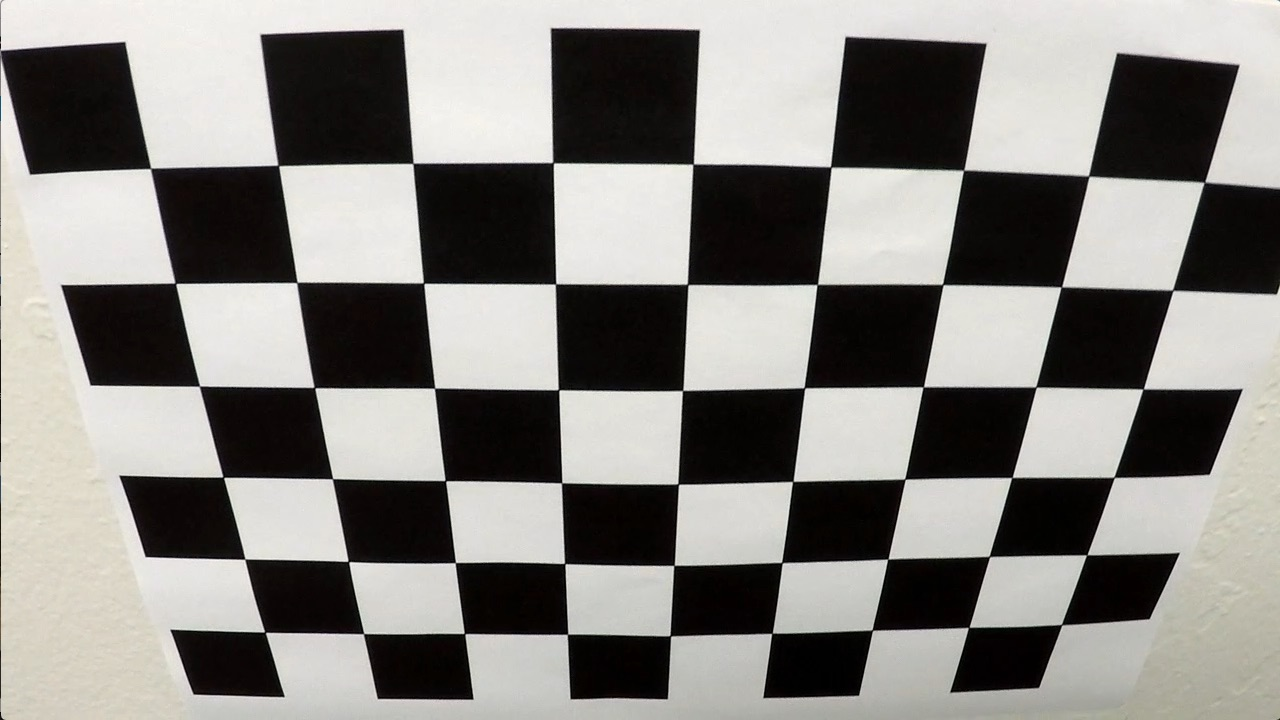
#> input picture repo/camera_cal/calibration2.jpg, 1280 x 720 px; the run also reads 2 pictures not shown here
$ jupyter execute --allow-errors main.ipynb   (shell and % lines are left out)   (older library calls are emulated)
#> lines starting #> are read from the running program, lines starting #| are printed output that depends on the picture; after the words box and inside, x2 and y2 are one past the last pixel; in counts of white or black regions, pixels touching at a corner belong together
### 0.import useful packages

[cell 1]
import numpy as np
import cv2
import glob     # for reading files with same names
import pickle   # save the distortion matrix
import matplotlib.pyplot as plt
import time

### 1. Camera Calibration
    1. convert to gray image cv2.cvtColor(img, cv2.COLOR_BGR2GRAY)  (or RGB if using imread)
    2. ret, corners = cv2.findChessboardCorners(gray, (nx,ny), None)
    3. cv2.calibrateCamera(objpoints, imgpoints, gray.shape[::-1], None, None]) returns ret, mtx, dist, rvecs, tvecs
    4. undst = cv2.undistort(img, mtx, dist, None, mtx)

[cell 2]
# define the mapping points
x = 9
y = 6
objp = np.zeros((x*y,3), np.float32)  # 9*6 points in 3D
objp[:,:2] = np.mgrid[0:9, 0:6].T.reshape(-1, 2)  # however the z value is 0
objpoints = [] # 3d points in real world
imgpoints = [] # 2d points in image plane.

[cell 3]
# test one image first  -- and find the imagesize
img = cv2.imread("./repo/camera_cal/calibration2.jpg")
#> img is the input picture: shape (720, 1280, 3); mean B, G, R 128.5, 132.4, 134.4
gray = cv2.cvtColor(img, cv2.COLOR_BGR2GRAY)
ret, corners = cv2.findChessboardCorners(gray,(x,y))
#> ret = True; corners = 54 rows, first 8: [150.6, 168.4], [278.3, 165.4], [412.9, 163.5], [553, 162.6], [693.2, 164.2], [830.6, 166.9], [963.5, 170.4], [1088.6, 176.1]


image_size = (img.shape[1], img.shape[0])     # this parameter is reusable later all the time since same camera should have same resolution


if ret == True:
#     objpoints.append(objp)
#     imgpoints.append(corners)
    cv2.drawChessboardCorners(img, (x,y), corners, ret)
#> img: shape (720, 1280, 3); 3.76% of pixels changed, all inside (x1, y1, x2, y2) = (145, 157, 1211, 643)
    plt.figure(figsize=(10, 6))
    plt.imshow(img)
    plt.axis('off')
else:
    print("Failed to find corners")  # note some of the images may fail to find corners

[cell 4]
# read the images of the chess board
images = glob.glob("./repo/camera_cal/calibration*.jpg")
total_successed = 0
for idx, fname in enumerate(images):
    img = cv2.imread(fname)
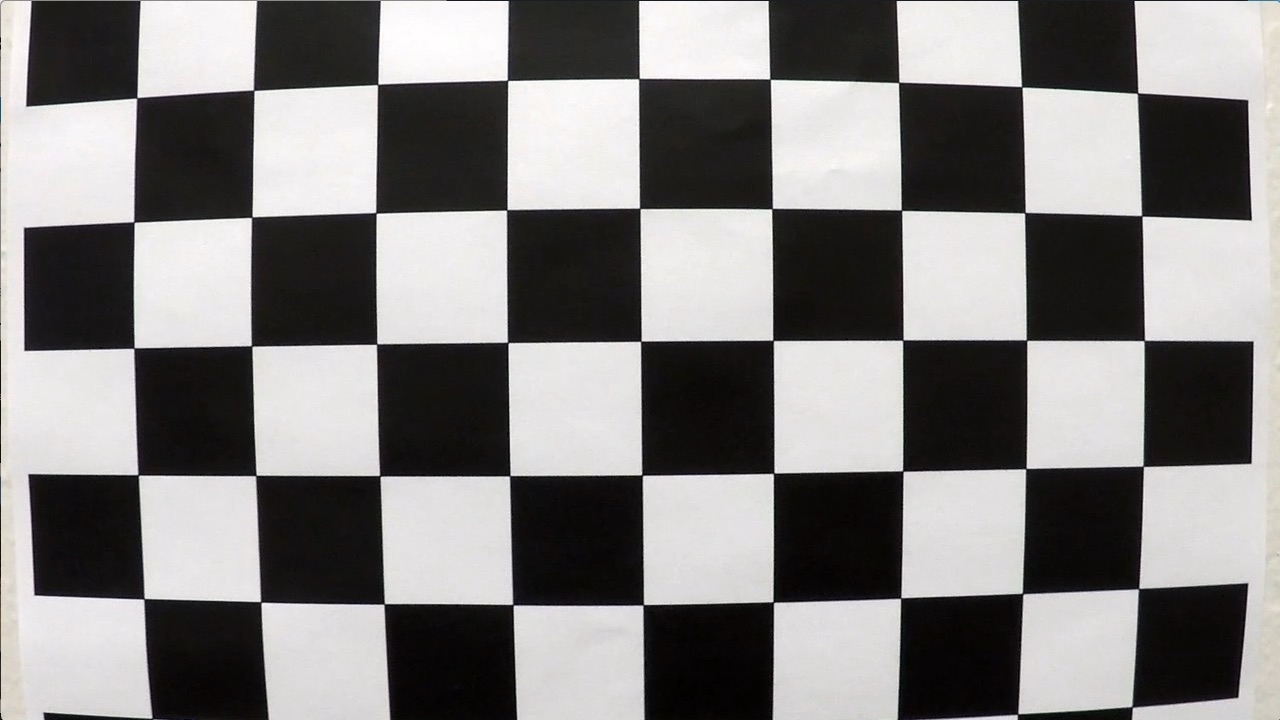
#> input picture repo/camera_cal/calibration1.jpg, 1280 x 720 px
#> img is the input picture: shape (720, 1280, 3); mean B, G, R 127.8, 128.4, 130.1
    gray = cv2.cvtColor(img, cv2.COLOR_BGR2GRAY)
    ret, corners = cv2.findChessboardCorners(gray, (9, 6), None)
#> ret = False; corners = None
    if ret == True:
        objpoints.append(objp)
        imgpoints.append(corners)
        print("Find corners on file ["+ fname[-16:] + "]"+ " : Success")
        total_successed += 1
    else:
        print("Find corners on file ["+ fname[-16:] + "]"+ " : Failed")
print("Valided image: %d" % total_successed)

# find the matrix now!
print("\ncalculating the distortion matrix now")
tic = time.time()
ret, mtx, dist, rvecs, tvecs = cv2.calibrateCamera(objpoints, imgpoints, image_size,None,None)
toc = time.time()
print("Distortion matrix solved! Time:%d second" % (toc-tic))
#| Distortion matrix solved! Time:0 second

Define the undistort function and test some images.

[cell 5]
def undistort(img):
    return cv2.undistort(img, mtx, dist, None, mtx)

img = cv2.imread("./repo/camera_cal/calibration1.jpg")
plt.figure(figsize=(16, 9))
# test  on a chessboard
plt.subplot(2, 2, 1)
plt.imshow(img)
plt.title("Original")
plt.subplot(2, 2, 2)
plt.imshow(undistort(img))
plt.title("Undistorted")
# test on a driving image
img = cv2.imread('./repo/test_images/test3.jpg')
plt.subplot(2, 2, 3)
plt.imshow(cv2.cvtColor(img, cv2.COLOR_BGR2RGB))
plt.title("Original")
plt.subplot(2, 2, 4)
plt.imshow(cv2.cvtColor(undistort(img), cv2.COLOR_BGR2RGB))
plt.title("Undistorted")

### 2. The camera undistortion seems to work fine, now we start finding the pipe lines

Perspective Transform

[cell 6]
# note I used the a straight_line image to get the tranform matrix here
img = cv2.cvtColor(undistort(cv2.imread('./repo/test_images/straight_lines1.jpg')), cv2.COLOR_BGR2RGB)
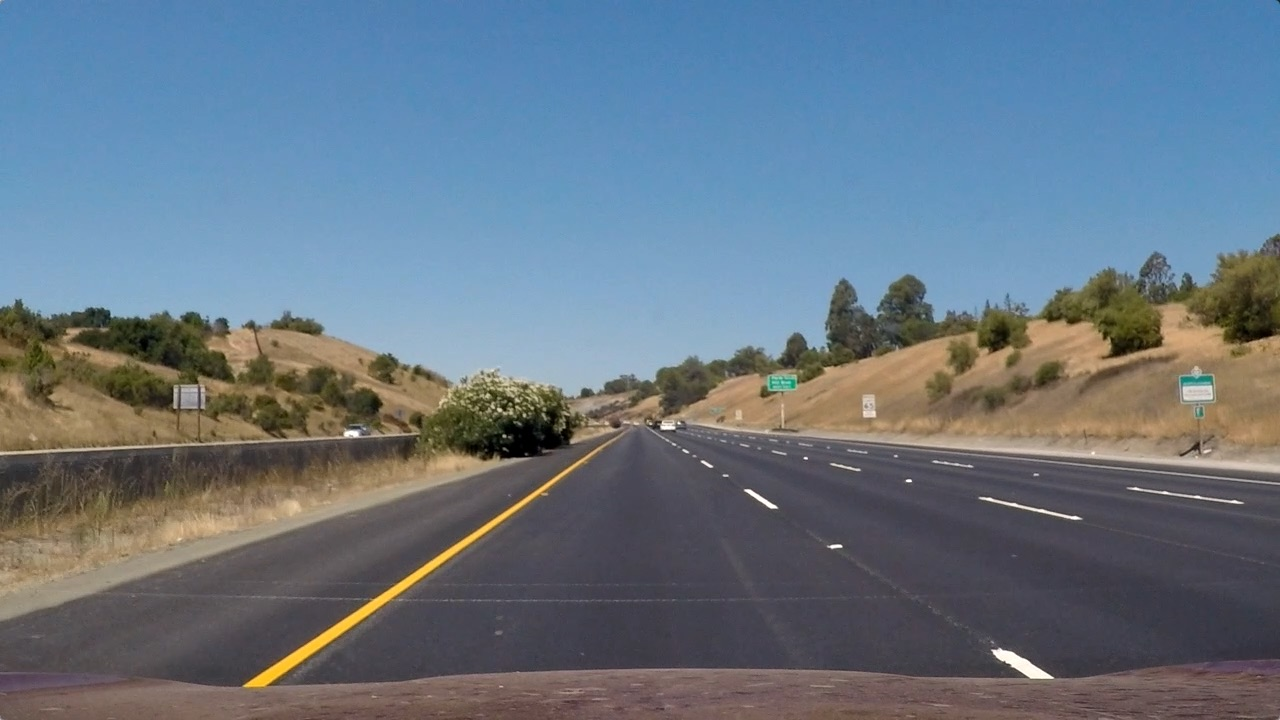
#> input picture repo/test_images/straight_lines1.jpg, 1280 x 720 px
# Manually pick 4 points on the image

plt.imshow(img)
plt.plot(260,680,".")  # bottom left
plt.plot(595,450,".") # top left
plt.plot(685,450,".") # top right
plt.plot(1040,680,".") #bottom right

src = np.float32([[260, 680], [595, 450], [685, 450], [1040, 680]])
dst = np.float32([[320, 700], [320, 0], [960, 0], [960, 700]])
Minv = Minv = cv2.getPerspectiveTransform(dst, src)
M = cv2.getPerspectiveTransform(src, dst)
def warp(img):  # this code is from the lecture video but we have to pick our own points to do the tranform
    warped = cv2.warpPerspective(img, M, image_size, flags=cv2.INTER_LINEAR)
    return warped

warped_img = warp(img)
plt.figure(figsize=(16, 10))
plt.subplot(2, 2, 1)
plt.imshow(img)
plt.title("Original")
plt.subplot(2, 2, 2)
plt.imshow(warped_img)
plt.title("Warped")

Define the throshhold functions and combine them.

[cell 7]
# [60 lines left out: functions abs_sobel_thresh, mag_thresh, dir_threshold, not called in this run]

# HLS thresholds
def threshold(image):
    """
    Take an RGB image and return a gray image with threshold mask on white and yellow
    """
    # convert to HLS
    img = np.copy(image)
    hls_img = cv2.cvtColor(img, cv2.COLOR_RGB2HLS).astype(np.float)
    # pick the white and yellow color
    white0 = np.array([0,210,0], dtype=np.uint8)
    white1 = np.array([255,255,255], dtype=np.uint8)
    white = cv2.inRange(hls_img,white0, white1)
#> white: shape (720, 1280); 0.16% white; 32 white regions (24 under 20 px), largest, box (x1, y1, x2, y2) and area: (1007, 661, 1075, 696) 742, (992, 502, 1098, 526) 184, (746, 491, 778, 510) 130
    yellow0 = np.array([18,0,100], dtype=np.uint8)
    yellow1 = np.array([30,220,255], dtype=np.uint8)
    yellow = cv2.inRange(hls_img, yellow0, yellow1)
#> yellow: shape (720, 1280); 1.8% white; 312 white regions (232 under 20 px), largest, box (x1, y1, x2, y2) and area: (213, 472, 566, 712) 5049, (1117, 299, 1190, 357) 2383, (60, 367, 134, 410) 1285

    combined = np.zeros_like(white)
    combined[((white == 255) | (yellow == 255))] = 255
    combined[(combined == 255)] = 1
    return combined

Chech how the threshold function performs

[cell 8]
img = cv2.cvtColor(undistort(cv2.imread('./repo/test_images/straight_lines1.jpg')), cv2.COLOR_BGR2RGB)
plt.figure(figsize=(16,9))
plt.subplot(1,2,1)
plt.imshow(img)
plt.title("Original image")
plt.axis("off")
plt.subplot(1,2,2)
plt.imshow(threshold(img),cmap="gray")
plt.title("Thresholded")
plt.axis("off")

Now check the perspective thresholded images

[cell 9]
img1 = cv2.cvtColor(undistort(cv2.imread('./repo/test_images/straight_lines1.jpg')), cv2.COLOR_BGR2RGB)
warped_threshold1 = warp(threshold(img1))

img2 = cv2.cvtColor(undistort(cv2.imread('./repo/test_images/test4.jpg')), cv2.COLOR_BGR2RGB)
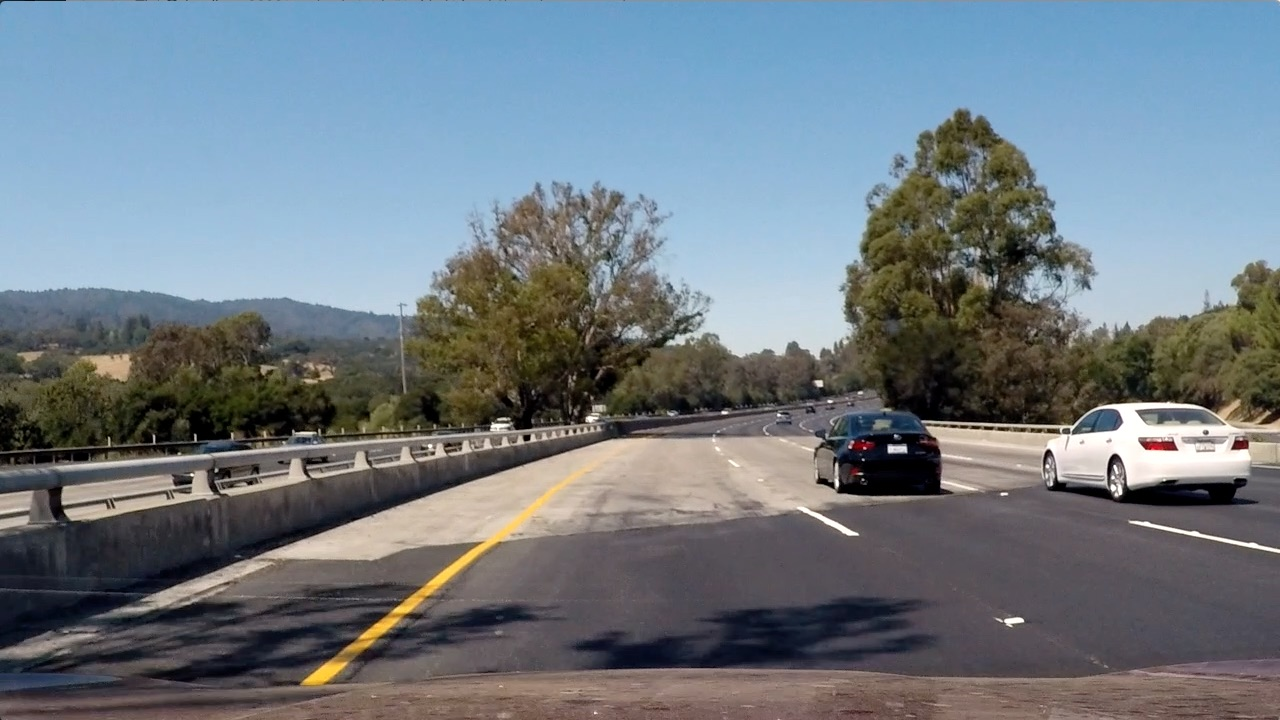
#> input picture repo/test_images/test4.jpg, 1280 x 720 px
warped_threshold2 = warp(threshold(img2))

plt.figure(figsize=(16,9))
plt.subplot(2,2,1)
plt.title("straight line")
plt.imshow(warped_threshold1, "gray")


warped_threshold2 = warp(threshold(img2))
plt.subplot(2,2,2)
plt.imshow(warped_threshold2, "gray")
plt.title("curved line")

### 3. The warped/tranform and threshold functions work fine, time to start line detection.

[cell 10]
img = cv2.cvtColor(undistort(cv2.imread('./repo/test_images/test4.jpg')), cv2.COLOR_BGR2RGB)
binary_warped = warp(threshold(img))


# code below are from the lecture.
# Take a histogram of the bottom half of the image
histogram = np.sum(binary_warped[binary_warped.shape[0]//2:,:], axis=0)
# Create an output image to draw on and  visualize the result
out_img = np.dstack((binary_warped, binary_warped, binary_warped))*255
#> out_img: shape (720, 1280, 3); 2.2% white; 22 white regions (10 under 20 px), largest, box (x1, y1, x2, y2) and area: (345, 282, 417, 708) 15374, (1068, 191, 1129, 292) 2388, (1009, 520, 1040, 592) 1458

# Find the peak of the left and right halves of the histogram
# These will be the starting point for the left and right lines
midpoint = np.int(histogram.shape[0]//2)
leftx_base = np.argmax(histogram[:midpoint])
rightx_base = np.argmax(histogram[midpoint:]) + midpoint

# Choose the number of sliding windows
nwindows = 9
# Set height of windows
window_height = np.int(binary_warped.shape[0]/nwindows)
# Identify the x and y positions of all nonzero pixels in the image
nonzero = binary_warped.nonzero()
nonzeroy = np.array(nonzero[0])
nonzerox = np.array(nonzero[1])
# Current positions to be updated for each window
leftx_current = leftx_base
rightx_current = rightx_base
# Set the width of the windows +/- margin
margin = 100
# Set minimum number of pixels found to recenter window
minpix = 50
# Create empty lists to receive left and right lane pixel indices
left_lane_inds = []
right_lane_inds = []

# Step through the windows one by one
for window in range(nwindows):
    # Identify window boundaries in x and y (and right and left)
    win_y_low = binary_warped.shape[0] - (window+1)*window_height
    win_y_high = binary_warped.shape[0] - window*window_height
    win_xleft_low = leftx_current - margin
    win_xleft_high = leftx_current + margin
    win_xright_low = rightx_current - margin
    win_xright_high = rightx_current + margin
    # Draw the windows on the visualization image
    cv2.rectangle(out_img,(win_xleft_low,win_y_low),(win_xleft_high,win_y_high),
    (0,255,0), 2)
    cv2.rectangle(out_img,(win_xright_low,win_y_low),(win_xright_high,win_y_high),
    (0,255,0), 2)
    # Identify the nonzero pixels in x and y within the window
    good_left_inds = ((nonzeroy >= win_y_low) & (nonzeroy < win_y_high) &
    (nonzerox >= win_xleft_low) &  (nonzerox < win_xleft_high)).nonzero()[0]
    good_right_inds = ((nonzeroy >= win_y_low) & (nonzeroy < win_y_high) &
    (nonzerox >= win_xright_low) &  (nonzerox < win_xright_high)).nonzero()[0]
    # Append these indices to the lists
    left_lane_inds.append(good_left_inds)
    right_lane_inds.append(good_right_inds)
    # If you found > minpix pixels, recenter next window on their mean position
    if len(good_left_inds) > minpix:
        leftx_current = np.int(np.mean(nonzerox[good_left_inds]))
    if len(good_right_inds) > minpix:
        rightx_current = np.int(np.mean(nonzerox[good_right_inds]))
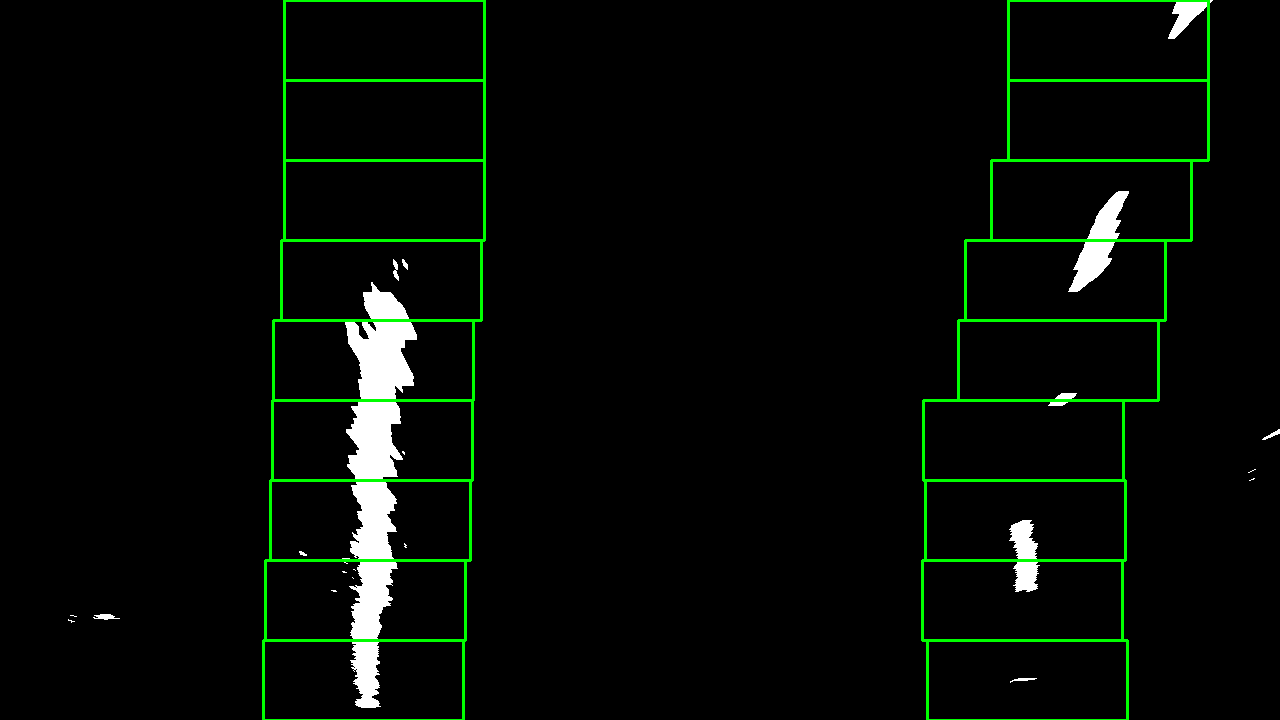
#> out_img: shape (720, 1280, 3); mean of channels 0, 1, 2 5.5, 10.9, 5.5; drawn as B, G, R

# Concatenate the arrays of indices
left_lane_inds = np.concatenate(left_lane_inds)
right_lane_inds = np.concatenate(right_lane_inds)

# Extract left and right line pixel positions
leftx = nonzerox[left_lane_inds]
lefty = nonzeroy[left_lane_inds]
rightx = nonzerox[right_lane_inds]
righty = nonzeroy[right_lane_inds]

# Fit a second order polynomial to each
left_fit = np.polyfit(lefty, leftx, 2)
right_fit = np.polyfit(righty, rightx, 2)


#####
# Visualization


ploty = np.linspace(0, binary_warped.shape[0]-1, binary_warped.shape[0] )
left_fitx = left_fit[0]*ploty**2 + left_fit[1]*ploty + left_fit[2]
right_fitx = right_fit[0]*ploty**2 + right_fit[1]*ploty + right_fit[2]

out_img[nonzeroy[left_lane_inds], nonzerox[left_lane_inds]] = [255, 0, 0]
#> (the rest of the program and of its run is left out)
